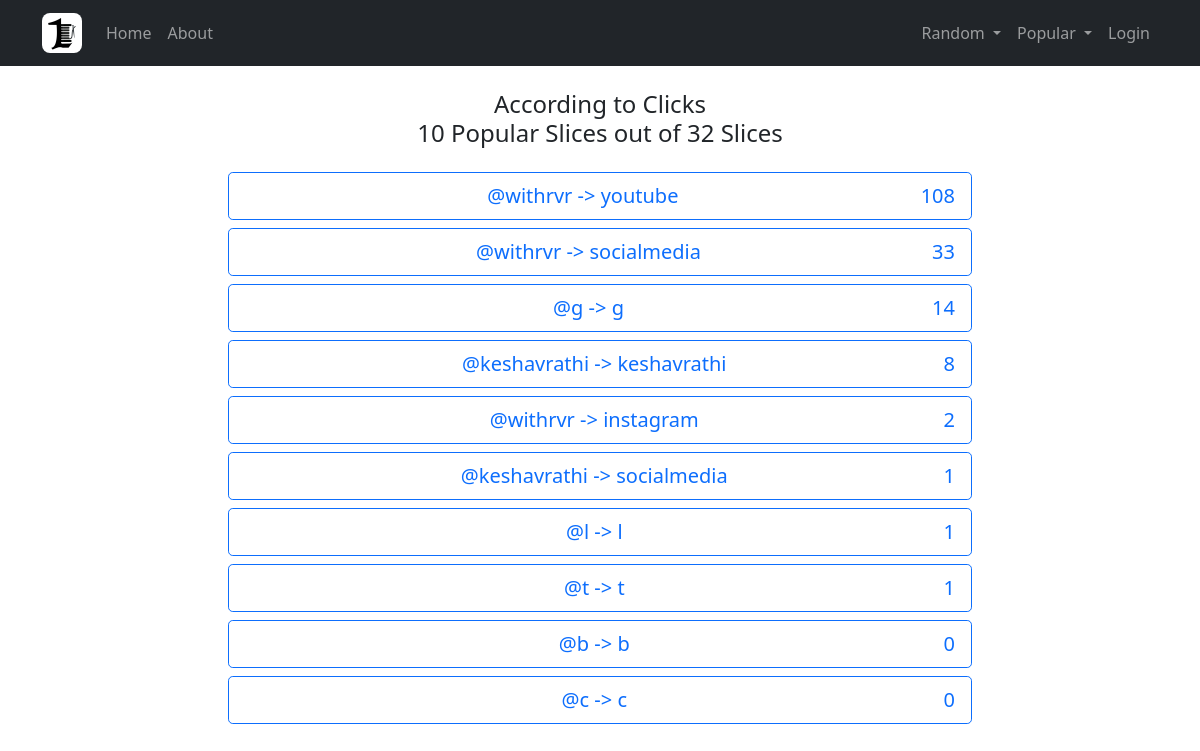
The page /popular/slices/ on the database as committed earlier.
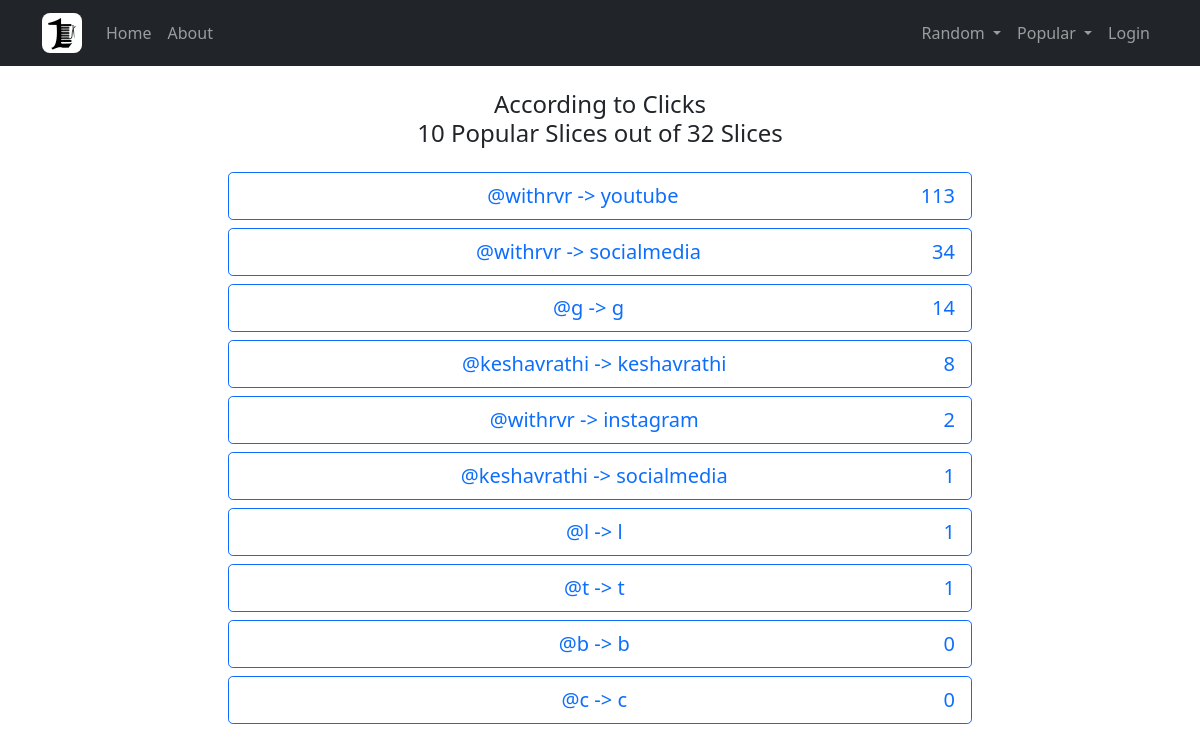
The same page on the database as committed later.
### Slices_App/models.py (models this page shows, shortened)
class Slices_Model(models.Model):
    author = models.ForeignKey(UsersProfile_Model, on_delete=models.CASCADE)
    slice_Name = models.CharField(
        max_length=30,
        help_text='Only Numbers, Lowecase-Letter and UserScore ( _ ) is allowed',
        validators=[RegexValidator(
            r'^[0-9a-z_]+$',
            message="Enter a valid Slice Name. Only Numbers, Lowecase-Letter and UserScore ( _ ) is allowed"
        )],
        error_messages={
            'unique': "This slice name all ready exist",
        },
    )
    visibility = models.CharField(
        max_length=10,
        choices=[
            ('private', 'Private', ),
            ('public', 'Public', ),
        ],
        default='public'
    )
    clicks = models.IntegerField(
        default=0, blank=False, null=False,
        validators=[MinValueValidator(0), ]
    )
    class Meta:
        unique_together = (
            ('author', 'slice_Name', ),
        )

### UsersProfile_App/models.py (models this page shows, shortened)
class UsersProfile_Model(AbstractUser):
    def __init__(self, *args, **kwargs):
        super(UsersProfile_Model, self).__init__(*args, **kwargs)
        self._meta.get_field('username').validators = [RegexValidator(
            r'^[0-9a-z_]+$',
            message="Enter a valid username. Only Numbers, Lowecase-Letter and UserScore ( _ ) is allowed"
        )]
    AbstractUser.email.field.blank = False
    AbstractUser.username.field.help_text = "Only Numbers, Lowecase-Letter and UserScore ( _ ) is allowed in Username"
    display_Name = models.CharField(max_length=30, blank=True, null=True)
    profile_Picture = models.URLField(
        max_length=400, blank=True, null=True,
        default='https://raw.githubusercontent.com/withrvr/1Link/main/Images/Default_Profile_Picture.png',
    )
    banner_Image = models.URLField(
        max_length=400, blank=True, null=True,
        default='https://raw.githubusercontent.com/withrvr/1Link/main/Images/Default_Banner_Image.png',
    )
    clicks = models.IntegerField(
        default=0, blank=False, null=False,
        validators=[MinValueValidator(0), ]
    )
    """
    clicks
    unique_visitors

    bio
    location
    dob
    link
    category

    business email

    last_active
    show_last_active
    """
    class Meta(AbstractUser.Meta):
        swappable = 'AUTH_USER_MODEL'
        verbose_name = "UsersProfile_Model"
        verbose_name_plural = "UsersProfile_Model"

### Core_App/views.py (the view)
# urls.py: path('popular/slices/', Popular_Slices_View.as_view(),
class Popular_Slices_View(ListView):
    template_name = 'Core_App/Popular_Folder/Popular_Slices_Template.html'
    context_object_name = 'Popular_Slices_List'
    def get_queryset(self, limit=10, *args, **kwargs):
        total_number_of_slices = Slices_Model.objects.all().count()
        if limit > total_number_of_slices:
            limit = total_number_of_slices
        return Slices_Model.objects.filter(visibility='public').order_by("-clicks")[:limit]
    def get_context_data(self, **kwargs):
        context = super().get_context_data(**kwargs)
        context["Total_Number_Of_Slices"] = Slices_Model.objects.all().count()
        return context

### Core_App/templates/Core_App/Popular_Folder/Popular_Slices_Template.html (shortened to what this page needs)
{% extends 'Core_App/Core_Base_Template.html' %} {% block Core_Content %}
<div class="container mb-5">
	<h4 class="d-grid mx-auto text-center">
		According to Clicks
		<br />
		{{ Popular_Slices_List|length }} Popular Slices
		out of {{ Total_Number_Of_Slices}} Slices
	</h4>
	<div class="link-wrapper my-4">
		{% for Popular_Slice in Popular_Slices_List %}
		<a
			href="{% url 'Display_App:Slice-Detail-Page' UserName_From_URL=Popular_Slice.author.username SliceName_From_URL=Popular_Slice.slice_Name %}"
			target="_blank"
			class="btn btn-lg btn-outline-primary d-grid col-lg-8 m-2 mx-auto"
		>
			<div class="d-flex justify-content-around">
				<div class="flex-grow-1">
					@{{ Popular_Slice.author.username }}
					-> {{ Popular_Slice.slice_Name }}
				</div>
				<div>{{ Popular_Slice.clicks }}</div>
			</div>
		</a>
		{% endfor %}
	</div>
</div>
{% endblock Core_Content %}

### Core_App/templates/Core_App/Core_Base_Template.html (shortened to what this page needs)
{% extends 'Core_App/Base_Template.html' %} {% block Base_Content %}
{% include 'Core_App/navbar.html' %}
<br />
{% block Core_Content %}{% endblock Core_Content %} {% endblock Base_Content %}

### Core_App/templates/Core_App/Base_Template.html (shortened to what this page needs)
<!DOCTYPE html>
{% load static %}
<html lang="en">
	<head>
		{% block stylesheets %}
		<link
			rel="stylesheet"
			href="{% static 'Core_App/css/bootstrap.min.css' %}"
		/>
		{% endblock stylesheets %}
	</head>
	<body>
		{% block Base_Content %} {% endblock Base_Content %}
	</body>
</html>

### Core_App/templates/Core_App/Navbar.html (shortened to what this page needs)
{% load static %}
<nav class="navbar navbar-expand-sm navbar-dark bg-dark sticky-top">
	<div class="container">
		<a class="navbar-brand" href="{% url 'Core_App:Main-Home-Page' %}">
			<img
				src="{% static 'Core_App/Images/Logo.jpg' %}"
				style="border-radius: 20%; height: 40px"
				class="img-fluid"
			/>
		</a>
		<div class="collapse navbar-collapse" id="navbarNavAltMarkup">
			<div class="navbar-nav me-auto mb-lg-0">
				<a href="{% url 'Core_App:Home-Page' %}" class="nav-link">
					Home
				</a>
				<a class="nav-link" href="{% url 'Core_App:About-Page' %}">
					About
				</a>
			</div>
			<div class="navbar-nav">
				<div class="nav-item dropdown">
					<a
						class="nav-link dropdown-toggle"
						href="#"
						id="random-users-slices-dropdown"
						role="button"
						data-bs-toggle="dropdown"
						aria-expanded="false"
					>
						Random
					</a>
				</div>
				<div class="nav-item dropdown">
					<a
						class="nav-link dropdown-toggle"
						href="#"
						id="popular-users-slices-dropdown"
						role="button"
						data-bs-toggle="dropdown"
						aria-expanded="false"
					>
						Popular
					</a>
				</div>
				{% if user.is_authenticated %}
				<a
					class="nav-link"
					aria-current="page"
					href="{% url 'Slices_App:Slices-List-Page' %}"
				>
					Slices
				</a>
				<div class="nav-item dropdown">
					<a
						class="nav-link dropdown-toggle"
						href="#"
						id="users-settings-dropdown"
						role="button"
						data-bs-toggle="dropdown"
						aria-expanded="false"
					>
						<img
							src="{{ user.profile_Picture }}"
							alt="settings"
							class="img-fluid rounded-circle"
							style="height: 25px"
						/>
					</a>
					<div
						class="dropdown-menu dropdown-menu-end"
						aria-labelledby="users-settings-dropdown"
					>
						<a
							class="dropdown-item"
							href="{% url 'Display_App:Users-Detail-Page' UserName_From_URL=user.username%}"
							target="_blank"
						>
							View Profile
						</a>
						<a
							class="dropdown-item"
							href="{% url 'UsersProfile_App:Self-Info-Page' %}"
						>
							Self Info
						</a>
						<a
							class="dropdown-item"
							href="{% url 'Registration_App:password_reset' %}"
						>
							Forgot Password
						</a>
						<hr class="dropdown-divider" />
						<a
							class="dropdown-item"
							href="{% url 'UsersProfile_App:Update-Page' %}"
						>
							Update Account
						</a>
						<a
							class="dropdown-item"
							href="{% url 'UsersProfile_App:Delete-Page' %}"
						>
							Delete Account
						</a>
						<hr class="dropdown-divider" />
						{% if user.is_superuser %}
						<a
							class="dropdown-item"
							target="_blank"
							href="{% url 'admin:index' %}"
						>
							Admin
						</a>
						{% endif %}
						<a
							class="dropdown-item"
							target="_blank"
							href="{% url 'API_App:API-Home-Page' %}"
						>
							API
						</a>
						<hr class="dropdown-divider" />
						<a
							class="dropdown-item"
							href="{% url 'Registration_App:Logout-Page' %}"
						>
							Logout
						</a>
					</div>
				</div>
				{% else %}
				<a
					class="nav-link"
					href="{% url 'Registration_App:Login-Page' %}"
				>
					Login
				</a>
				{% endif %}
			</div>
		</div>
	</div>
</nav>

Rows that differ between the two databases and show on the page:
changed Slices_Model "youtube": clicks "108" → "113"
changed Slices_Model (number 2 of 10 on the later page): clicks "33" → "34"
